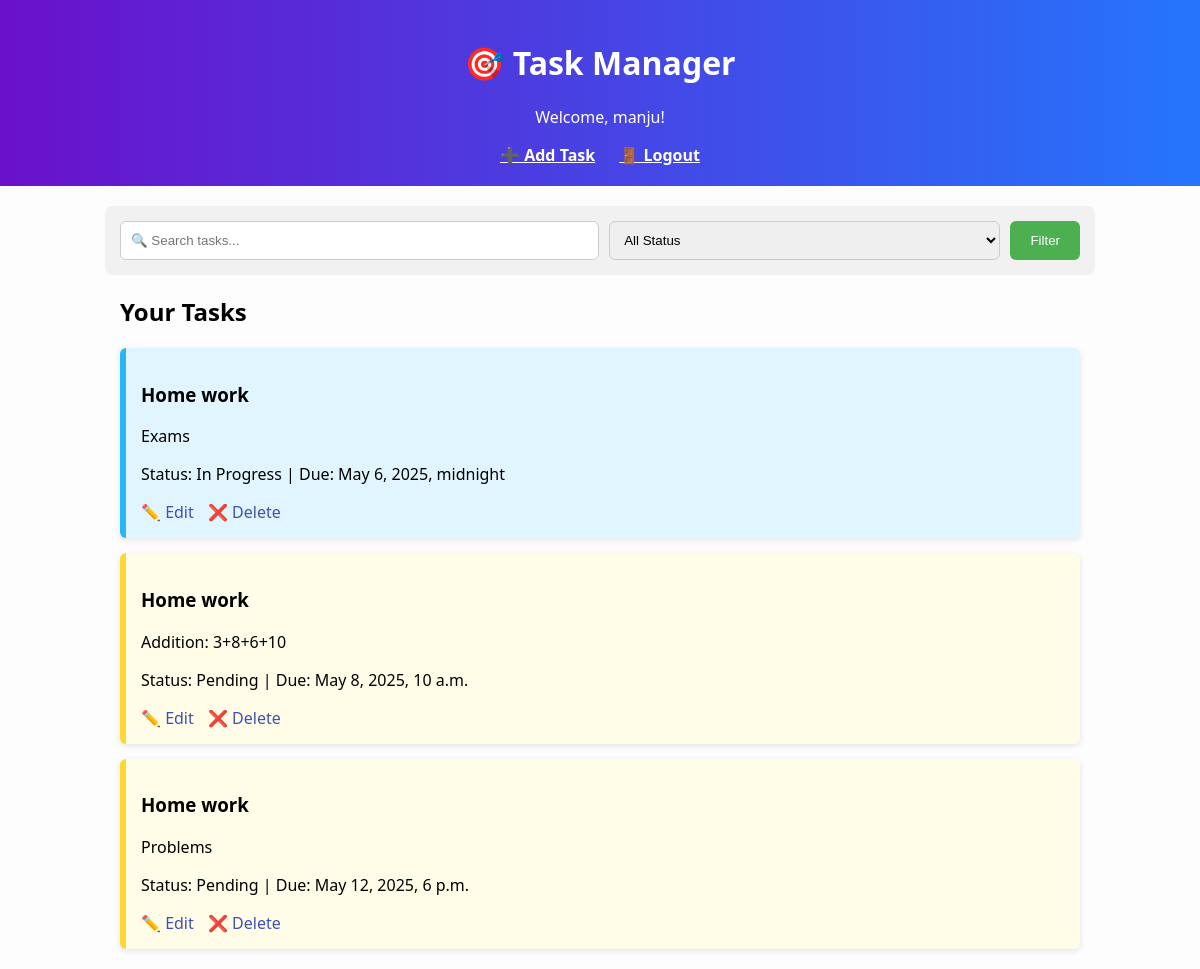
The app's page / (signed in) with its own data.
### tasks/models.py (models this page shows, shortened)
class Task(models.Model):
    STATUS_CHOICES = [
        ('Pending', 'Pending'),
        ('In Progress', 'In Progress'),
        ('Completed', 'Completed'),
    ]
    title = models.CharField(max_length=100)
    description = models.TextField()
    due_date = models.DateTimeField()
    status = models.CharField(max_length=20, choices=STATUS_CHOICES, default='Pending')

### tasks/views.py (the view)
# urls.py: 2. Add a URL to urlpatterns:  path('', views.home, name='home')
@login_required
def home(request):
    search_query = request.GET.get('search', '')
    status_filter = request.GET.get('status', '')
    tasks = Task.objects.all()
    if search_query:
        tasks = tasks.filter(Q(title__icontains=search_query) | Q(description__icontains=search_query))
    if status_filter:
        tasks = tasks.filter(status=status_filter)
    tasks = tasks.order_by('due_date')
    return render(request, 'tasks/home.html', {'tasks': tasks})

### templates/tasks/home.html (shortened to what this page needs)
<!DOCTYPE html>
<html lang="en">
<head>
</head>
<body>
    <div class="header">
        <h1>🎯 Task Manager</h1>
        <p>Welcome, {{ user.username }}!</p>
        <a href="{% url 'add_task' %}">➕ Add Task</a>
        <a href="{% url 'logout' %}">🚪 Logout</a>
    </div>
    <div class="filters">
        <form method="GET" style="display: flex; flex-wrap: wrap; width: 100%; gap: 10px;">
            <input type="text" name="search" placeholder="🔍 Search tasks..." value="{{ request.GET.search }}">
            <select name="status">
                <option value="">All Status</option>
            </select>
            <button type="submit">Filter</button>
        </form>
    </div>
    <div class="tasks">
        <h2>Your Tasks</h2>
        {% for task in tasks %}
            <div class="task {% if task.status == 'Pending' %}pending{% elif task.status == 'In Progress' %}inprogress{% elif task.status == 'Completed' %}completed{% endif %}">
                <h3>{{ task.title }}</h3>
                <p>{{ task.description }}</p>
                <p>Status: {{ task.status }} | Due: {{ task.due_date }}</p>
                <a href="{% url 'edit_task' task.id %}">✏️ Edit</a>
                <a href="{% url 'delete_task' task.id %}">❌ Delete</a>
            </div>
        {% empty %}
            <p>No tasks found.</p>
        {% endfor %}
    </div>
</body>
</html>

### templates/tasks/home.html (style rules this page uses)
body { font-family: 'Segoe UI', Tahoma, Geneva, Verdana, sans-serif; background-color: #fdfdfd; margin: 0; padding: 0; }
.header { background: linear-gradient(90deg, #6a11cb, #2575fc); color: white; padding: 20px; text-align: center; }
.header a { color: white; margin: 0 10px; text-decoration: underline; font-weight: bold; }
.filters { margin: 20px auto; width: 80%; background-color: #f1f1f1; padding: 15px; border-radius: 8px; display: flex; justify-content: space-between; align-items: center; gap: 10px; flex-wrap: wrap; }
.filters input[type="text"], .filters select { padding: 10px; border: 1px solid #ccc; border-radius: 6px; flex-grow: 1; }
.filters button { background-color: #4caf50; color: white; padding: 10px 20px; border: none; border-radius: 6px; cursor: pointer; }
.tasks { margin: 20px auto; width: 80%; }
.task { background-color: white; padding: 15px; border-left: 6px solid #ccc; margin-bottom: 15px; border-radius: 6px; box-shadow: 0 2px 6px rgba(0,0,0,0.1); }
.task.pending { border-left-color: #fdd835; background-color: #fffde7; }
.task.inprogress { border-left-color: #29b6f6; background-color: #e1f5fe; }
.task a { margin-right: 10px; text-decoration: none; color: #3f51b5; }

### records on screen
Task: title "Home work", description "Exams", status "In Progress", due_date "May 6, 2025, midnight"
Task: title "Home work", description "Addition: 3+8+6+10", status "Pending", due_date "May 8, 2025, 10 a.m."
Task: title "Home work", description "Problems", status "Pending", due_date "May 12, 2025, 6 p.m."

### other values on screen
{{ user.username }} "manju"
